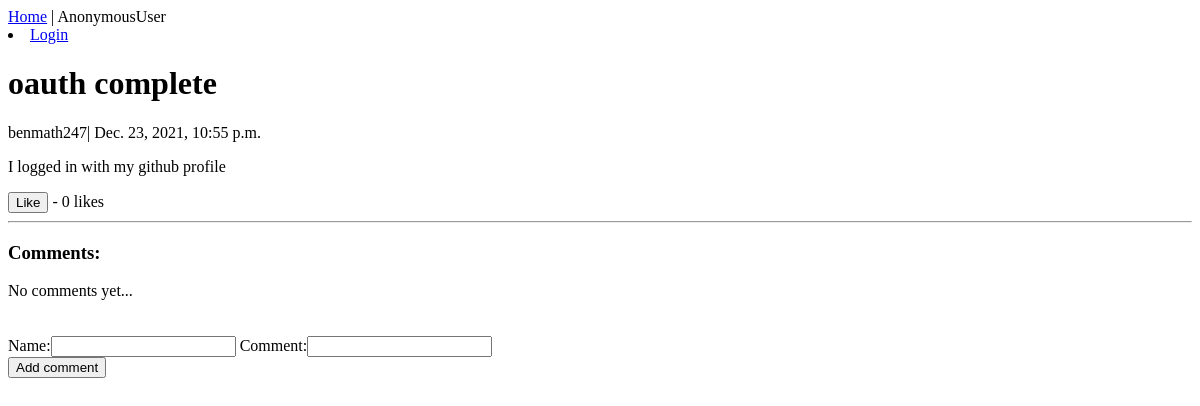
Page /post/oauth-complete/ on the earlier database version.
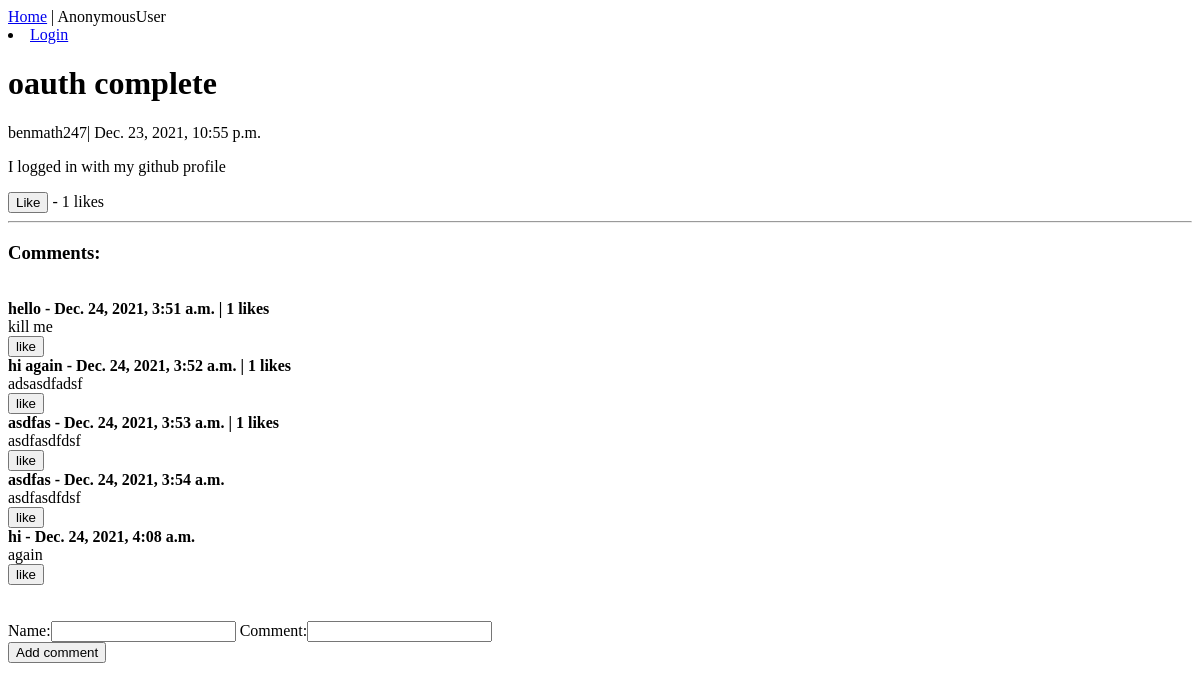
Same page on the later database version.
### blog/models.py (models this page shows, shortened)
class Post(models.Model):
    title = models.CharField(max_length=200, unique=True)
    slug = models.SlugField(max_length=200, unique=True)
    author = models.ForeignKey(
        User, on_delete=models.CASCADE, related_name="blog_posts"
    )
    content = models.TextField(blank=True, null=True)
    created_on = models.DateTimeField(auto_now_add=True)
    class Meta:
        ordering = ["-created_on"]
    @cached_property
    def total_likes(self):
        return self.likes.count()

class Comment(models.Model):
    post = models.ForeignKey(Post, on_delete=models.CASCADE, related_name="comments")
    name = models.CharField(max_length=25)
    comment = models.CharField(max_length=180, null=True)
    date_added = models.DateTimeField(auto_now_add=True)
    @cached_property
    def total_likes(self):
        return self.likes.count()

### accounts/models.py (models this page shows)
class User(AbstractUser):
    email = models.CharField(max_length=200, null=True)

### blog/views.py (the view)
# urls.py: path("post/<slug:slug>/", views.post_detail, name="post_detail"),
def post_detail(request, slug):
    post = get_object_or_404(Post, slug=slug)
    comment_form = CommentForm()
    return render(
        request,
        "post_detail.html",
        context={"post": post, "comment_form": comment_form},
    )

### blog/forms.py
class CommentForm(forms.ModelForm):
    class Meta:
        model = Comment
        fields = ["name", "comment"]

### blog/templates/post_detail.html (shortened to what this page needs)
{% extends 'base.html' %}
{% block content %}
<h1>{{ post.title }}</h1>
{{ post.author }}| {{ post.created_on }}</p>
<p>{{ post.content | safe }}</p>
<div>
  <form action="{% url 'like_post' post.pk %}" method="POST">{% csrf_token %}<button type="submit" , name="post_id" ,
      value="{{ post.id }}">Like
    </button> - {{ post.total_likes }} likes</form>
</div>
<hr>
<h3>Comments:</h3>
{% if not post.comments.all %}
No comments yet...
<br>
{% else %}
<br>
{% for comment in post.comments.all %}
<strong>
  {{ comment.name }} - {{ comment.date_added }} {% if comment.likes.all %}|
   {{ comment.total_likes }} likes{% endif %}<br>
</strong>
{{ comment.comment }}
<small>
  <form action="{% url 'like_comment' comment.pk %}" method="POST">
    <button type="submit" , name="post_id" , value="{{ post.id }}">
      like
    </button>
  </form>
</small>
{% endfor %}
{% endif %}
<br><br>
<form action="{% url 'add_comment' post.pk %}" method="POST" role="form">
  {{ comment_form }}<br>
  <button type="submit">
    Add comment
  </button>
</form>
{% endblock content %}

Differences in the rows shown:
computed for Post "oauth complete": total_likes "0" → "1"
added Comment: name "hello", date_added "Dec. 24, 2021, 3:51 a.m.", total_likes "1", comment "kill me"
added Comment: name "hi again", date_added "Dec. 24, 2021, 3:52 a.m.", total_likes "1", comment "adsasdfadsf"
added Comment: name "asdfas", date_added "Dec. 24, 2021, 3:53 a.m.", total_likes "1", comment "asdfasdfdsf"
added Comment: name "asdfas", date_added "Dec. 24, 2021, 3:54 a.m.", comment "asdfasdfdsf"
added Comment: name "hi", date_added "Dec. 24, 2021, 4:08 a.m.", comment "again"
Other differences:
text no longer shown: "No comments yet..."
